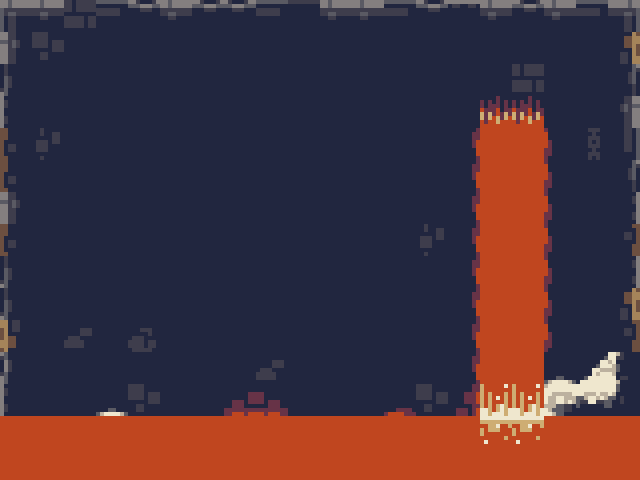

A level layout from a 2D game, rendered from its tile map. Below: a short description, then the map file with tile-grid data replaced by summaries:
An orthogonal 20x15 tile map with 32x32 px tiles, 1 tile layer (Tile Layer 1), 2 tilesets.

<map version="1.0" tiledversion="1.1.6" orientation="orthogonal" renderorder="right-down" width="20" height="15" tilewidth="32" tileheight="32" infinite="0" nextobjectid="31">
 <properties>
  <property name="exitbutton" value="assets/exit.png" />
  <property name="eye" value="assets/eyeT.png" />
  <property name="playbutton" value="assets/button.png" />
  <property name="summoner" value="assets/oie_transparent.png" />
  <property name="wizard" value="assets/wizard.png" />
 </properties>
 <tileset firstgid="1" name="cavesofgallet_tiles_1" tilewidth="32" tileheight="32" tilecount="56" columns="8">
  <image source="cavesofgallet_tiles_1.png" trans="000000" width="256" height="224" />
 </tileset>
 <tileset firstgid="57" name="cavesofgallet_tiles" tilewidth="32" tileheight="32" tilecount="96" columns="8">
  <image source="cavesofgallet_tiles.png" trans="000000" width="256" height="384" />
 </tileset>
 <layer name="Tile Layer 1" width="20" height="15">
  <data>[300 cells, 300 non-empty, 28 distinct tile ids]</data>
 </layer>
</map>